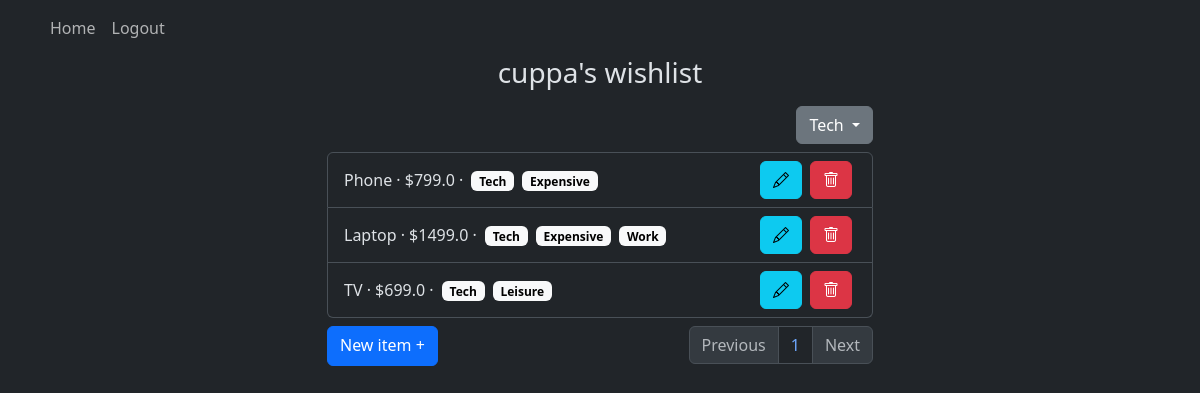
Page /?filter=Tech (signed in) on the committed database.
### website/models.py (models this page shows)
class User(db.Model, UserMixin):
    id = db.Column(db.Integer, primary_key=True)
    username = db.Column(db.String(40), unique=True)
    password = db.Column(db.String(40))
    items = db.relationship('Item')

class Category(db.Model):
    id = db.Column(db.Integer, primary_key=True)
    name = db.Column(db.String(40), unique=True)

class Item(db.Model):
    id = db.Column(db.Integer, primary_key=True)
    name = db.Column(db.String(150))
    price = db.Column(db.Float)
    url = db.Column(db.String(500))
    date = db.Column(db.DateTime(timezone=True), default=func.now())
    user_id = db.Column(db.Integer, db.ForeignKey('user.id'))
    categories = db.relationship("Category", secondary=item_category, backref="items")

### website/views.py (the view)
@views.route('/', methods=["GET", "POST"])
@login_required
def home():
    items = current_user.items
    filters = [category.name for category in Category.query.all()]
    filter = request.args.get("filter")
    if filter:
        items = [item for item in items if str(filter) in [category.name for category in item.categories]]
    page = request.args.get("page", 1, type=int)
    page_size = 8
    start = (page - 1) * page_size
    end = start + page_size
    pages = (len(items) + page_size - 1) // page_size
    page_items = items[start:end]
    return render_template(
        "home.html",
        user=current_user,
        items=page_items,
        page=page,
        pages=pages,
        filter=filter,
        filters=filters
    )

### website/__init__.py (called while the page is built)
def create_app():
    app = Flask(__name__)
    app.config['SECRET_KEY'] = 'secret'
    app.config['SQLALCHEMY_DATABASE_URI'] = f"sqlite:///{DB_NAME}"
    db.init_app(app)
    from .views import views
    from .auth import auth
    app.register_blueprint(views, url_prefix='/')
    app.register_blueprint(auth, url_prefix='/')
    from .models import User, Item
    create_database(app)
    login_manager = LoginManager()
    login_manager.login_view = "auth.login"
    login_manager.init_app(app)
    @login_manager.user_loader
    def load_user(id):
        return User.query.get(int(id))
    return app

### website/templates/home.html (shortened to what this page needs)
{% extends "base.html" %}
{% block content %}
<h3 align="center" class="mb-3">{{ user.username }}'s wishlist</h3>
<div class="col-6 offset-md-3">
    <div class="dropdown mb-2" align="right">
        <button class="btn btn-secondary dropdown-toggle" type="button" data-bs-toggle="dropdown" aria-expanded="false">
            {% if filter == None %}All{% else %}{{ filter }}{% endif %}
        </button>
    </div>
    <ul class="list-group mb-2" id="items">
        {% if items %}
            {% for item in items %}
            <li class="list-group-item justify-content-between d-flex" style="align-items:center;">
                <div class="d-inline-block" style="align-items:center;">
                    {{ item.name }} &middot;
                    ${{ item.price}} &middot;
                    <div class="d-inline-flex flex-wrap">
                    {% for category in item.categories %}
                    <span class="badge text-bg-light mx-1" style="height:20px;overflow:none;">{{ category.name }}</span>
                    {% endfor %}
                    </div>
                </div>
                <div class="d-flex">
                    <button type="button" class="btn btn-info bi-pencil mx-1" onclick="window.location.href='{{ url_for('views.edit_item', id=item.id) }}';"></button>
                    <button type="button" class="btn btn-danger bi-trash mx-1" onclick="deleteItem({{ item.id }})"></button>
                </div>
            </li>
            {% endfor %}
        {% else %}
        <li class="list-group-item justify-content-between d-flex" style="align-items:center;">
            <div class="d-flex" style="align-items:center;">
                No items to show.
            </div>
        </li>
        {% endif %}
    </ul>
    <div class="d-flex justify-content-between">
        <a type="submit" href="{{ url_for('views.add_item') }}" class="btn btn-primary" style="height:40px;">New item +</a>
        <nav aria-label="Page navigation example">
            <ul class="pagination justify-content-center">
                <li class={% if page > 1 %}"page-item"{% else %}"page-item disabled"{% endif %}>
                    <a class="page-link" href="{{ url_for("views.home", page=page-1) }}">Previous</a>
                </li>
                <li class="page-item"><a class="page-link" href="#">{{ page }}</a></li>
                <li class={% if page < pages %}"page-item"{% else %}"page-item disabled"{% endif %}>
                    <a class="page-link" href="{{ url_for("views.home", page=page+1) }}">Next</a>
                </li>
            </ul>
        </nav>
    </div>
</div>
{% endblock %}

### rows in the picture
User: username "cuppa"
Category: name "Tech"
Item: name "Phone", price "799.0"
Category: name "Expensive"
Item: name "Laptop", price "1499.0"
Category: name "Work"
Item: name "TV", price "699.0"
Category: name "Leisure"

### other values in the picture
{{ page }} "1"
